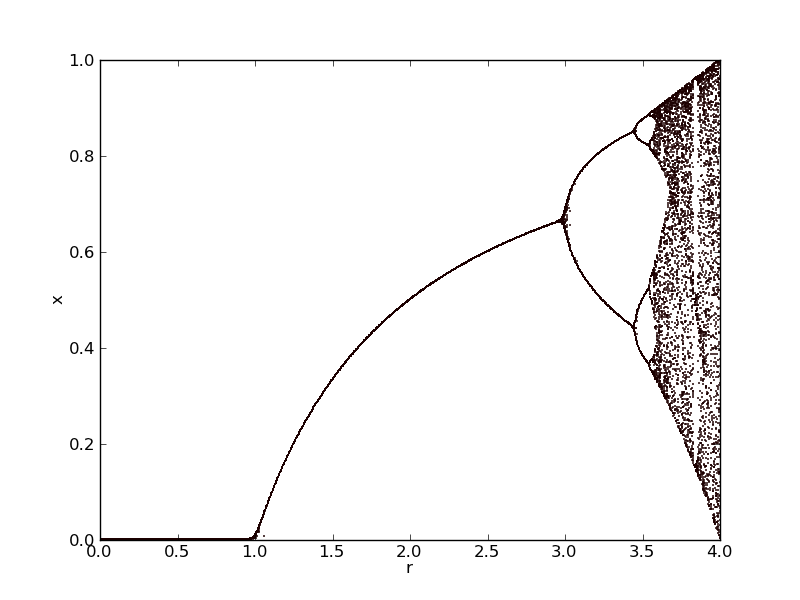

This chart was generated by the following Python code:
#!/usr/bin/env python3
# -*- coding: utf-8 -*-
# Time-stamp: <2018-07-19 10:42 ycopin@lyonovae03.in2p3.fr>

import numpy as np
import random
import matplotlib.pyplot as plt


def iteration(r, niter=100):

    x = random.uniform(0, 1)
    i = 0
    while i < niter and x < 1:
        x = r * x * (1 - x)
        i += 1

    return x if x < 1 else -1


def generate_diagram(r, ntrials=50):
    """
    Cette fonction retourne (jusqu'à) *ntrials* valeurs d'équilibre
    pour les *r* d'entrée.  Elle renvoie un tuple:

    + le premier élément est la liste des valeurs prises par le paramètre *r*
    + le second est la liste des points d'équilibre correspondants
    """

    r_v = []
    x_v = []
    for rr in r:
        j = 0
        while j < ntrials:
            xx = iteration(rr)
            if xx > 0:  # Convergence: il s'agit d'une valeur d'équilibre
                r_v.append(rr)
                x_v.append(xx)
            j += 1                      # Nouvel essai

    return r_v, x_v

r = np.linspace(0, 4, 1000)
x, y = generate_diagram(r)

plt.plot(x, y, 'r,')
plt.xlabel('r')
plt.ylabel('x')
plt.show()
